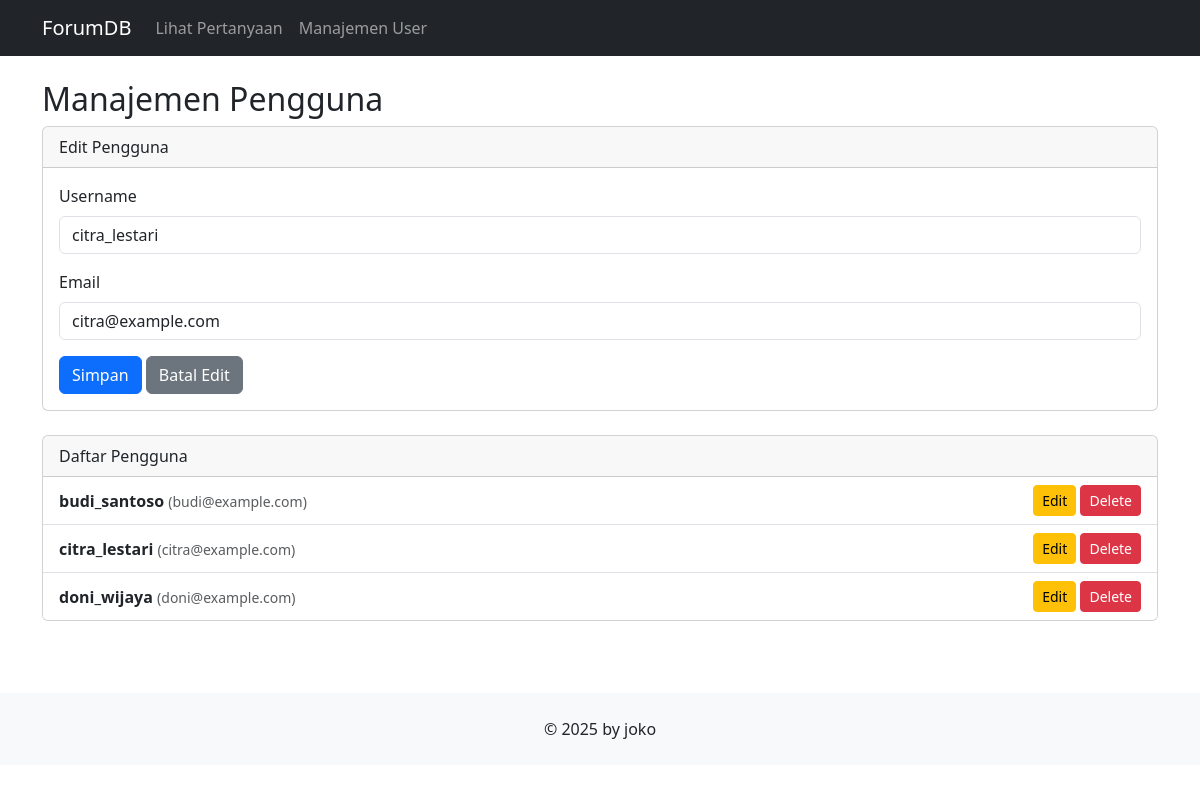
The app's page /index.php?page=users&action=edit&id=2 with its own data.
### tables this page shows
CREATE TABLE users (
    user_id INT AUTO_INCREMENT PRIMARY KEY,
    username VARCHAR(50) NOT NULL UNIQUE,
    email VARCHAR(100) NOT NULL UNIQUE,
    password VARCHAR(255) NOT NULL,
    reputation_points INT DEFAULT 0,
    created_at TIMESTAMP DEFAULT CURRENT_TIMESTAMP
);

### config/db.php (called while the page is built, shortened)
<?php
class Database {
    private $host = "localhost";
    private $username = "root";
    private $password = "";
    private $dbname = "forum_db";
    public function __construct() {
        try {
            $this->conn = new PDO("mysql:host=$this->host;dbname=$this->dbname", $this->username, $this->password);
        } catch (PDOException $e) {
            echo "Connection failed: " . $e->getMessage();
        }
    }
}
?>

### class/User.php (called while the page is built, shortened)
<?php
require_once 'config/db.php';
class User {
    private $db;
    public function __construct() {
        $this->db = (new Database())->conn;
    }
    public function getAllUsers() {
        $stmt = $this->db->query("SELECT * FROM users");
        return $stmt->fetchAll(PDO::FETCH_ASSOC);
    }
    public function getUserById($user_id) {
        $stmt = $this->db->prepare("SELECT * FROM users WHERE user_id = ?");
        $stmt->execute([$user_id]);
        return $stmt->fetch(PDO::FETCH_ASSOC);
    }
}
?>

### view/users.php (the view, shortened to what this page needs)
<?php
$user_to_edit = null;
$action = $_GET['action'] ?? '';
try {
    if ($action == 'edit' && isset($_GET['id'])) {
        $user_to_edit = $user->getUserById($_GET['id']);
    }
} catch (Exception $e) {
    $pesan = "Error: " . $e->getMessage();
}
$users = $user->getAllUsers();
?>
<h2>Manajemen Pengguna</h2>
<div class="card">
    <div class="card-header">
        <?php echo ($user_to_edit) ? 'Edit Pengguna' : 'Tambah Pengguna Baru'; ?>
    </div>
    <div class="card-body">
        <form action="index.php?page=users" method="POST">
            <div class="mb-3">
                <label for="username" class="form-label">Username</label>
                <input type="text" class="form-control" id="username" name="username" value="<?php echo htmlspecialchars($user_to_edit['username'] ?? ''); ?>" required>
            </div>
            <div class="mb-3">
                <label for="email" class="form-label">Email</label>
                <input type="email" class="form-control" id="email" name="email" value="<?php echo htmlspecialchars($user_to_edit['email'] ?? ''); ?>" required>
            </div>
            <button type="submit" class="btn btn-primary">Simpan</button>
            <?php if ($user_to_edit): ?>
                <a href="index.php?page=users" class="btn btn-secondary">Batal Edit</a>
            <?php endif; ?>
        </form>
    </div>
</div>
<div class="card">
    <div class="card-header">Daftar Pengguna</div>
    <div class="list-group list-group-flush">
        <?php foreach ($users as $u): ?>
            <li class="list-group-item d-flex justify-content-between align-items-center">
                <div>
                    <strong><?php echo htmlspecialchars($u['username']); ?></strong>
                    <small class="text-muted">(<?php echo htmlspecialchars($u['email']); ?>)</small>
                </div>
                <div>
                    <a href="index.php?page=users&action=edit&id=<?php echo $u['user_id']; ?>" class="btn btn-sm btn-warning">Edit</a>
                    <a href="index.php?page=users&action=delete&id=<?php echo $u['user_id']; ?>" class="btn btn-sm btn-danger" onclick="return confirm('Yakin ingin menghapus user ini? Semua pertanyaan dan jawaban user ini akan ikut terhapus.');">Delete</a>
                </div>
            </li>
        <?php endforeach; ?>
    </div>
</div>

### view/header.php (style rules this page uses)
body { display: flex; flex-direction: column; min-height: 100vh; }
.card { margin-bottom: 1.5rem; }

### records on screen
users: username "citra_lestari", email "citra@example.com"
users: username "budi_santoso", email "budi@example.com"
users: username "doni_wijaya", email "doni@example.com"
